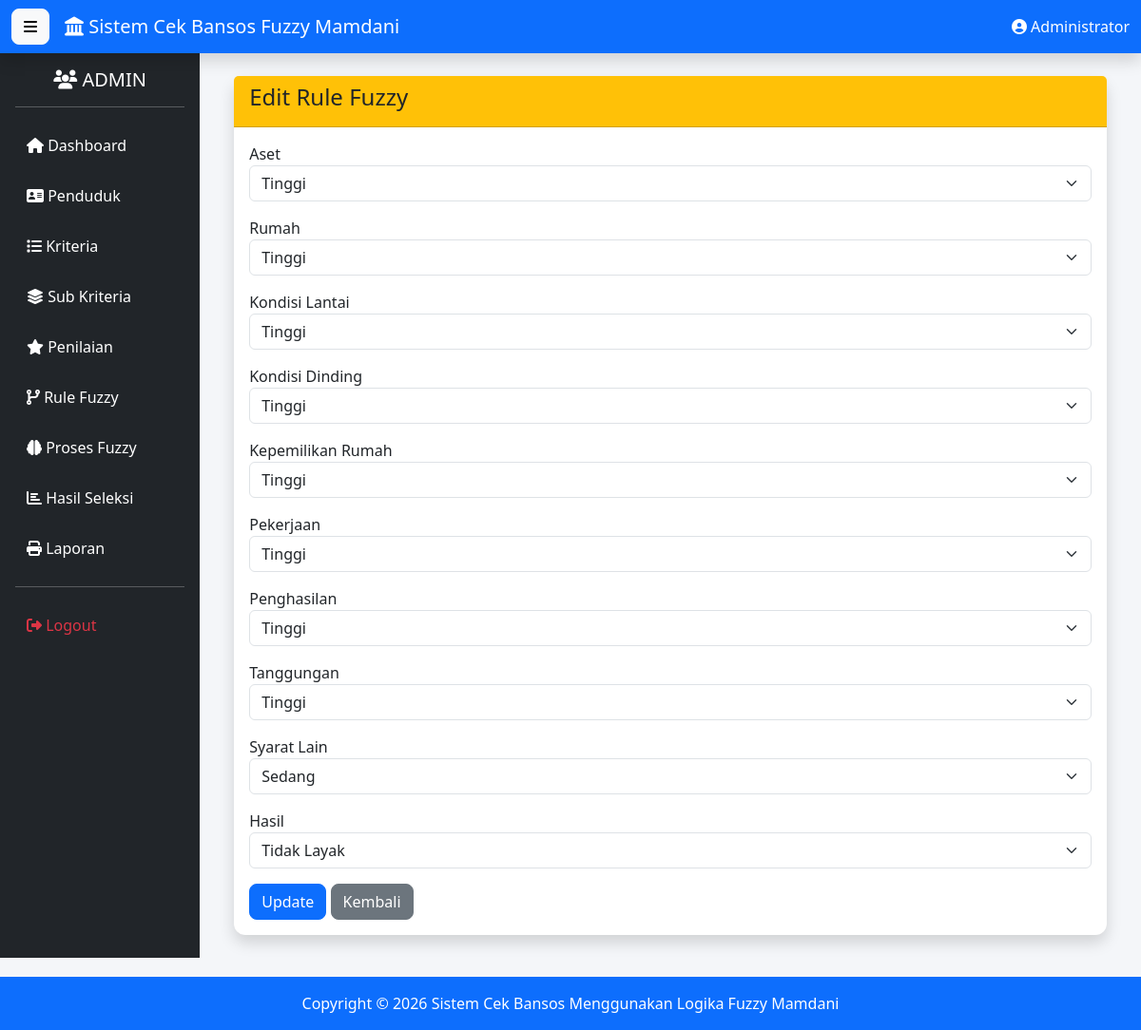
The page /rule_fuzzy/edit.php?id=2 (signed in) on the database its author committed.
### tables this page shows
CREATE TABLE `rule_fuzzy` (
  `id_rule` int(11) NOT NULL,
  `aset` varchar(50) DEFAULT NULL,
  `rumah` varchar(50) DEFAULT NULL,
  `lantai` varchar(50) DEFAULT NULL,
  `dinding` varchar(50) DEFAULT NULL,
  `kepemilikan` varchar(50) DEFAULT NULL,
  `pekerjaan` varchar(50) DEFAULT NULL,
  `penghasilan` varchar(50) DEFAULT NULL,
  `tanggungan` varchar(50) DEFAULT NULL,
  `syarat_lain` varchar(50) DEFAULT NULL,
  `hasil` varchar(50) DEFAULT NULL
);

### rule_fuzzy/edit.php (the view, shortened to what this page needs)
<?php
include "../config/koneksi.php";
$id=$_GET['id'];
$data=mysqli_query($conn,"
SELECT *
FROM rule_fuzzy
WHERE id_rule='$id'
");
$d=mysqli_fetch_assoc($data);
include "../template/header.php";
include "../template/navbar.php";
include "../template/sidebar.php";
?>
<div class="container-fluid">
<div class="card shadow">
<div class="card-header bg-warning">
<h4>Edit Rule Fuzzy</h4>
</div>
<div class="card-body">
<form action="update.php" method="POST">
<?php
$field=array(
"Aset"=>"aset",
"Rumah"=>"rumah",
"Kondisi Lantai"=>"lantai",
"Kondisi Dinding"=>"dinding",
"Kepemilikan Rumah"=>"kepemilikan",
"Pekerjaan"=>"pekerjaan",
"Penghasilan"=>"penghasilan",
"Tanggungan"=>"tanggungan",
"Syarat Lain"=>"syarat_lain"
);
foreach($field as $label=>$name){
?>
<div class="mb-3">
<label><?= $label; ?></label>
<select
name="<?= $name; ?>"
class="form-select">
<option <?=($d[$name]=='Sedang')?'selected':'';?>>Sedang</option>
<option <?=($d[$name]=='Tinggi')?'selected':'';?>>Tinggi</option>
</select>
</div>
<?php } ?>
<div class="mb-3">
<label>Hasil</label>
<select
name="hasil"
class="form-select">
<option <?=($d['hasil']=='Tidak Layak')?'selected':'';?>>Tidak Layak</option>
</select>
</div>
<button class="btn btn-primary">
Update
</button>
<a href="index.php"
class="btn btn-secondary">
Kembali
</a>
</form>
</div>
</div>
</div>
<?php
include "../template/footer.php";
include "../template/script.php";
?>

### assets/css/style.css (style rules this page uses)
body { background:#f4f6f9; font-family:Segoe UI; }
.card { border:none; border-radius:12px; }
.card-header { font-weight:bold; }
.btn { border-radius:8px; }

### rows shown on the page
rule_fuzzy: aset "Tinggi", rumah "Tinggi", lantai "Tinggi", dinding "Tinggi", kepemilikan "Tinggi", pekerjaan "Tinggi", penghasilan "Tinggi", tanggungan "Tinggi", syarat_lain "Sedang", hasil "Tidak Layak"

### other values the page prints
$_SESSION['nama'] "Administrator"
$label "Aset"
$label "Rumah"
$label "Kondisi Lantai"
$label "Kondisi Dinding"
$label "Kepemilikan Rumah"
$label "Pekerjaan"
$label "Penghasilan"
$label "Tanggungan"
$label "Syarat Lain"
